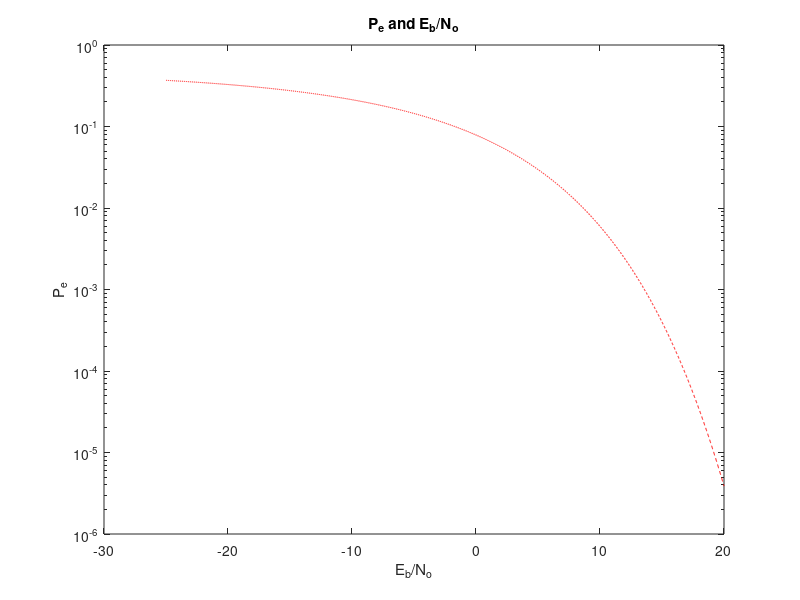

Write the MATLAB code that produced this figure. (Note: this script raises an error after producing the figure.)
close all;
clear;
clc;

eb_no = -25:0.01:20;
arg = sqrt(2*10.^(eb_no/20));
th_pe = qfunc(arg);
figure();
semilogy(eb_no,th_pe,'r--');
title('P_e and E_b/N_o');
xlabel('E_b/N_o');
ylabel('P_e');

R = 28.8e3;
Tb = 1/R;
spb = 16;
k = 5;
r = 0.4;
num_bits = 1e6;
num_trials = 1;
values = [-1 1];
[~,pulse] = rt_rcro(k,Tb,spb,r);
dv = 1;
max_nv = 100;

ber = zeros(1,max_nv/dv);
Eb_No = zeros(1,max_nv/dv);
Eb = sum(pulse.^2);


for i=1:num_trials
    disp(i);
    noise_variance = dv;
    ind = 1;
    data = bits(num_bits,values);
    [t, bb_signal] = baseband_signal(data,pulse,k,Tb,spb);
    while noise_variance < max_nv
        nt = noise(t,noise_variance);
        noisy_signal = bb_signal+nt;
        filtered_bb = conv(noisy_signal,pulse,'same')./spb;
        gamma = (values(1)+values(2))/2;
        recovered_data = sample_signal(filtered_bb,gamma,num_bits,spb,k);
        this_ber = sum(data~=recovered_data)/num_bits;
        ber(ind) = ber(ind)+this_ber;
        P_n = sum(nt.^2)/(length(nt)*Tb);
        B = R/2;
        No = P_n/B;
        Eb_No(ind) = Eb_No(ind) + Eb/No;
        noise_variance = noise_variance + dv;
        ind = ind+1;
    end
end
Eb_No = Eb_No./num_trials;
ber = ber./num_trials;

hold on;
x = 20*log10(Eb_No);
plot(x,ber);
legend({'Theoretical','Simulated'});



